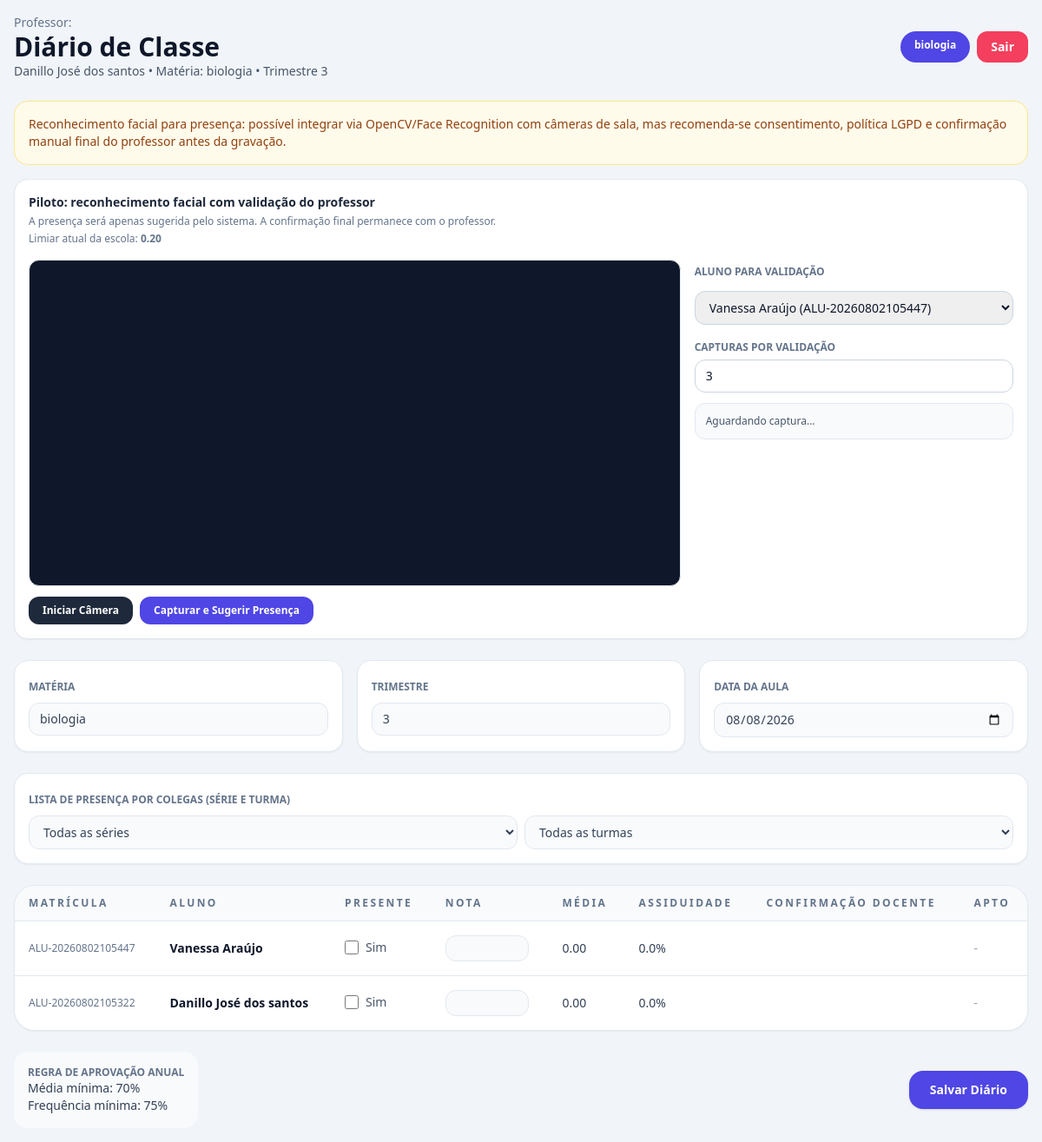
Page /diario (signed in) on the earlier database version.
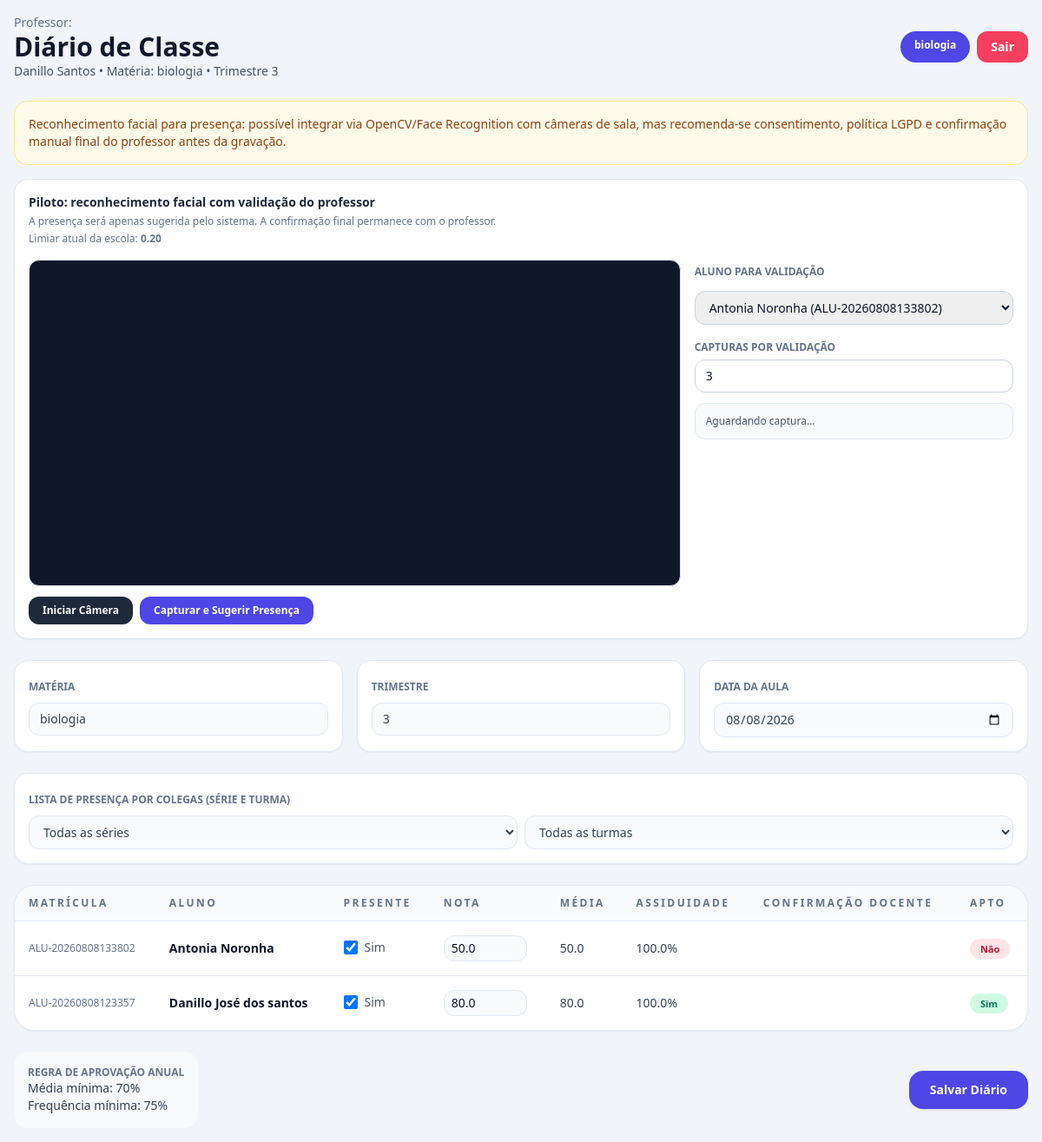
Same page on the later database version.
### tables this page shows
CREATE TABLE alunos (
                    id INTEGER PRIMARY KEY AUTOINCREMENT,
                    nome TEXT NOT NULL,
                    matricula TEXT UNIQUE NOT NULL,
                    email TEXT,
                    serie TEXT NOT NULL,
                    turma TEXT NOT NULL,
                    data_nascimento TEXT,
                    cpf TEXT UNIQUE,
                    responsavel TEXT,
                    responsavel_cpf TEXT,
                    responsavel_telefone TEXT,
                    status TEXT DEFAULT 'arquivado',
                    data_cadastro TIMESTAMP DEFAULT CURRENT_TIMESTAMP
                , foto_referencia TEXT);

CREATE TABLE professores (
                    id INTEGER PRIMARY KEY AUTOINCREMENT,
                    nome TEXT NOT NULL,
                    cpf TEXT UNIQUE NOT NULL,
                    email TEXT NOT NULL,
                    senha TEXT,
                    telefone TEXT,
                    especialidade TEXT NOT NULL,
                    disciplinas TEXT,
                    data_nascimento TEXT,
                    genero TEXT,
                    data_admissao TEXT,
                    salario REAL,
                    endereco TEXT,
                    cidade TEXT,
                    estado TEXT,
                    status TEXT DEFAULT 'ativo',
                    data_cadastro TIMESTAMP DEFAULT CURRENT_TIMESTAMP
                );

CREATE TABLE diario_entradas (
                    id INTEGER PRIMARY KEY AUTOINCREMENT,
                    aluno_id INTEGER NOT NULL,
                    professor_id INTEGER NOT NULL,
                    materia TEXT NOT NULL,
                    data_aula TEXT NOT NULL,
                    trimestre INTEGER NOT NULL,
                    presente INTEGER NOT NULL,
                    nota REAL,
                    observacao TEXT,
                    created_at TIMESTAMP DEFAULT CURRENT_TIMESTAMP,
                    FOREIGN KEY (aluno_id) REFERENCES alunos(id),
                    FOREIGN KEY (professor_id) REFERENCES professores(id)
                );

### app.py (the view)
@app.route('/diario')
def diario():
    if not professor_logado():
        return redirect(url_for('login'))
    mensagem = {
        'tipo': session.pop('mensagem_tipo', None),
        'texto': session.pop('mensagem_texto', None)
    }
    professor_id = session.get('professor_id')
    professor = db.buscar_por_id('professores', professor_id)
    disciplinas = [d.strip() for d in (professor.get('disciplinas') or '').split(',') if d.strip()]
    if not disciplinas:
        disciplinas = [professor.get('especialidade') or 'Geral']
    materia_param = request.args.get('materia')
    materia = materia_param if materia_param in disciplinas else disciplinas[0]
    data_param = request.args.get('data')
    try:
        data_ref = datetime.strptime(data_param, '%Y-%m-%d').date() if data_param else datetime.today().date()
    except ValueError:
        data_ref = datetime.today().date()
    serie_atual = (request.args.get('serie') or '').strip()
    turma_atual = (request.args.get('turma') or '').strip()
    todos_alunos = db.buscar_registros('alunos')
    series_disponiveis = sorted({(a.get('serie') or '').strip() for a in todos_alunos if (a.get('serie') or '').strip()})
    turmas_disponiveis = sorted({(a.get('turma') or '').strip() for a in todos_alunos if (a.get('turma') or '').strip()})
    alunos = todos_alunos
    if serie_atual:
        alunos = [a for a in alunos if (a.get('serie') or '').strip() == serie_atual]
    if turma_atual:
        alunos = [a for a in alunos if (a.get('turma') or '').strip() == turma_atual]
    trimestre = calcular_trimestre(data_ref)
    resumo_por_aluno = {item['aluno_id']: item for item in db.buscar_resumo_diario(professor_id, materia, trimestre)}
    lancamentos_dia = db.buscar_lancamentos_diario(professor_id, materia, data_ref.isoformat())
    return render_template(
        'diario.html',
        professor_nome=session.get('professor_nome'),
        disciplinas=disciplinas,
        materia_atual=materia,
        trimestre=trimestre,
        hoje=data_ref.isoformat(),
        serie_atual=serie_atual,
        series_disponiveis=series_disponiveis,
        turma_atual=turma_atual,
        turmas_disponiveis=turmas_disponiveis,
        limiar_reconhecimento=db.buscar_config_float('limiar_reconhecimento', 0.20),
        mensagem=mensagem,
        alunos=alunos,
        lancamentos_dia=lancamentos_dia,
        resumo_por_aluno=resumo_por_aluno,
        reconhecimento_disponivel=RECONHECIMENTO_DISPONIVEL
    )

### app.py (called while the page is built)
def professor_logado():
    return session.get('professor_logado', False)

def calcular_trimestre(data):
    month = data.month
    if month <= 3:
        return 1
    if month <= 6:
        return 2
    if month <= 9:
        return 3
    return 4

### gerenciador_escola.py (called while the page is built)
    def conectar(self):
        conn = sqlite3.connect(self.db_name)
        conn.row_factory = sqlite3.Row
        return conn

    def buscar_registros(self, tabela, termo=""):
        with self.conectar() as conn:
            where_status = "status = 'arquivado'" if tabela == 'alunos' else "status = 'ativo'"
            if termo:
                query = f"SELECT * FROM {tabela} WHERE ({where_status}) AND (nome LIKE ? OR email LIKE ?) ORDER BY id DESC"
                return [dict(row) for row in conn.execute(query, (f"%{termo}%", f"%{termo}%"))]
            return [dict(row) for row in conn.execute(f"SELECT * FROM {tabela} WHERE {where_status} ORDER BY id DESC").fetchall()]

    def buscar_por_id(self, tabela, registro_id):
        with self.conectar() as conn:
            cursor = conn.execute(f"SELECT * FROM {tabela} WHERE id = ?", (registro_id,))
            row = cursor.fetchone()
            return dict(row) if row else None

### templates/diario.html (shortened to what the changed rows need)
<!DOCTYPE html>
<html lang="pt-BR" class="h-full bg-slate-100">
<head>
    <script src="https://cdn.tailwindcss.com"></script>
</head>
<body class="min-h-screen bg-slate-100 font-sans text-slate-900">
    <div class="max-w-7xl mx-auto p-4">
        <header class="mb-6 flex flex-col gap-4 md:flex-row md:items-center md:justify-between">
            <div>
                <p class="text-sm text-slate-500">Professor:</p>
                <h1 class="text-3xl font-bold">Diário de Classe</h1>
                <p class="text-sm text-slate-600">{{ professor_nome }} • Matéria: {{ materia_atual }} • Trimestre {{ trimestre }}</p>
            </div>
            <div class="flex flex-wrap gap-2">
                {% for disciplina in disciplinas %}
                <a href="{% if modo_visualizacao %}{{ url_for('diario_visualizacao', professor_id=professor_id_atual, materia=disciplina, data=hoje, serie=serie_atual, turma=turma_atual) }}{% else %}{{ url_for('diario', materia=disciplina, data=hoje, serie=serie_atual, turma=turma_atual) }}{% endif %}"
                    class="rounded-full px-4 py-2 text-xs font-semibold {% if disciplina == materia_atual %}bg-indigo-600 text-white{% else %}bg-slate-200 text-slate-700 hover:bg-slate-300{% endif %}">{{ disciplina }}</a>
                {% endfor %}
                <a href="{{ url_for('logout') }}" class="rounded-xl bg-rose-500 px-4 py-2 text-sm font-semibold text-white hover:bg-rose-600">Sair</a>
            </div>
        </header>
        {% if not modo_visualizacao %}
        <section class="mb-6 rounded-2xl border border-slate-200 bg-white p-4 shadow-sm">
            <h2 class="text-sm font-bold text-slate-800">Piloto: reconhecimento facial com validação do professor</h2>
            {% if reconhecimento_disponivel %}
            <div class="mt-4 grid gap-4 lg:grid-cols-3">
                <div class="lg:col-span-2">
                    <video id="cameraVideo" autoplay playsinline class="w-full rounded-xl border border-slate-200 bg-slate-900"></video>
                    <div class="mt-3 flex flex-wrap gap-2">
                        <button type="button" id="btnIniciarCamera" class="rounded-xl bg-slate-800 px-4 py-2 text-xs font-semibold text-white hover:bg-slate-700">Iniciar Câmera</button>
                        <button type="button" id="btnCapturarReconhecimento" class="rounded-xl bg-indigo-600 px-4 py-2 text-xs font-semibold text-white hover:bg-indigo-700">Capturar e Sugerir Presença</button>
                    </div>
                </div>
                <div class="space-y-3">
                    <label class="text-xs font-semibold uppercase text-slate-500">Aluno para validação</label>
                    <select id="alunoReconhecimento" class="w-full rounded-xl border border-slate-300 px-3 py-2 text-sm">
                        {% for aluno in alunos %}
                        <option value="{{ aluno.id }}">{{ aluno.nome }} ({{ aluno.matricula }})</option>
                        {% endfor %}
                    </select>
                    <div>
                        <label class="text-xs font-semibold uppercase text-slate-500">Capturas por validação</label>
                        <input id="qtdCapturas" type="number" min="1" max="10" value="3" class="mt-1 w-full rounded-xl border border-slate-300 px-3 py-2 text-sm">
                    </div>
                    <div id="resultadoReconhecimento" class="rounded-xl border border-slate-200 bg-slate-50 p-3 text-xs text-slate-600">
                        Aguardando captura...
                    </div>
                </div>
            </div>
            {% else %}
            <div class="mt-3 rounded-xl border border-rose-200 bg-rose-50 p-3 text-xs text-rose-700">
                Reconhecimento facial indisponível no servidor. Instale as dependências de visão computacional para ativar o piloto.
            </div>
            {% endif %}
        </section>
        {% endif %}
        <form id="formDiario" action="{{ url_for('salvar_diario') }}" method="POST" class="space-y-6" onsubmit="return validarEnvioDiario()">
            <div class="grid gap-4 md:grid-cols-3">
                <div class="rounded-2xl bg-white p-4 shadow-sm border border-slate-200">
                    <label class="text-xs font-semibold uppercase text-slate-500">Matéria</label>
                    <input type="text" name="materia" value="{{ materia_atual }}" readonly
                        class="mt-2 w-full rounded-xl border border-slate-200 bg-slate-50 px-3 py-2 text-sm text-slate-700">
                </div>
            </div>
            <div class="overflow-x-auto rounded-3xl border border-slate-200 bg-white shadow-sm">
                <table class="min-w-full divide-y divide-slate-200 text-sm text-left">
                    <thead class="bg-slate-50 text-xs uppercase tracking-[0.2em] text-slate-500">
                        <tr>
                            <th class="px-4 py-3">Matrícula</th>
                            <th class="px-4 py-3">Aluno</th>
                            <th class="px-4 py-3">Presente</th>
                            <th class="px-4 py-3">Nota</th>
                            <th class="px-4 py-3">Média</th>
                            <th class="px-4 py-3">Assiduidade</th>
                            <th class="px-4 py-3">Confirmação Docente</th>
                            <th class="px-4 py-3">Apto</th>
                        </tr>
                    </thead>
                    <tbody class="divide-y divide-slate-200 bg-white">
                        {% for aluno in alunos %}
                        {% set resumo = resumo_por_aluno.get(aluno.id, {}) %}
                        <tr id="linhaAluno_{{ aluno.id }}">
                            {% set lancamento = lancamentos_dia.get(aluno.id, {}) %}
                            <td class="px-4 py-4 text-xs text-slate-500">{{ aluno.matricula }}</td>
                            <td class="px-4 py-4 font-semibold text-slate-900">{{ aluno.nome }}</td>
                            <td class="px-4 py-4">
                                <label class="inline-flex items-center gap-2 text-slate-600">
                                    <input type="checkbox" name="presente_{{ aluno.id }}" data-aluno-id="{{ aluno.id }}" {% if lancamento and lancamento.presente %}checked{% endif %} {% if modo_visualizacao %}disabled{% endif %} class="h-4 w-4 rounded border-slate-300 text-indigo-600">
                                    Sim
                                </label>
                            </td>
                            <td class="px-4 py-4">
                                <input type="number" step="0.01" min="0" max="100" name="nota_{{ aluno.id }}"
                                    value="{{ lancamento.nota if lancamento.nota is not none else '' }}"
                                    class="w-24 rounded-xl border border-slate-200 bg-slate-50 px-2 py-1 text-sm text-slate-900">
                            </td>
                            <td class="px-4 py-4 text-slate-700">{{ resumo.media or '0.00' }}</td>
                            <td class="px-4 py-4 text-slate-700">{{ resumo.presenca_percentual or '0.0' }}%</td>
                            <td class="px-4 py-4">
                            </td>
                            <td class="px-4 py-4">
                                {% if resumo.apto is not none %}
                                <span class="rounded-full px-3 py-1 text-[11px] font-semibold {% if resumo.apto %}bg-emerald-100 text-emerald-700{% else %}bg-rose-100 text-rose-700{% endif %}">{{ 'Sim' if resumo.apto else 'Não' }}</span>
                                {% else %}
                                <span class="text-slate-400">-</span>
                                {% endif %}
                            </td>
                        </tr>
                        {% else %}
                        <tr>
                            <td colspan="8" class="px-4 py-8 text-center text-slate-400">Nenhum aluno encontrado.</td>
                        </tr>
                        {% endfor %}
                    </tbody>
                </table>
            </div>
        </form>
    </div>
</body>
</html>

Differences in the rows shown:
changed professores "biologia": nome (not shown) → "Danillo Santos"
changed alunos: matricula "ALU-20260802105447" → "ALU-20260808133802"; nome "Vanessa Araújo" → "Antonia Noronha"; id "☐" → "☑"; media "0.00" → "50.0"; presenca_percentual "0.0" → "100.0"; apto (not shown) → "Não"; no longer shows "-"
added diario_entradas: nota "50.0"
changed alunos "Danillo José dos santos": matricula "ALU-20260802105322" → "ALU-20260808123357"; id "☐" → "☑"; media "0.00" → "80.0"; presenca_percentual "0.0" → "100.0"; apto (not shown) → "Sim"; no longer shows "-"
added diario_entradas: nota "80.0"
Other differences:
form field value: "Vanessa Araújo (ALU-20260802105447)" → "Antonia Noronha (ALU-20260808133802)"
{{ professor_nome }}: "Danillo José dos santos" → (not shown)
